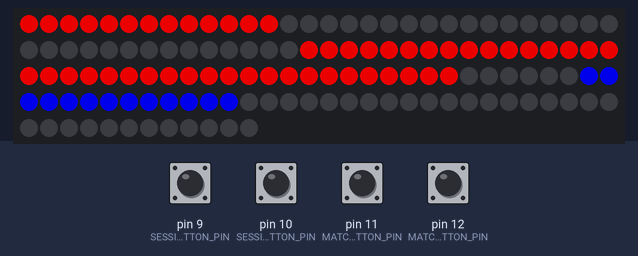
Bench run of a sketch on a simulated Arduino Uno, built with avr-gcc and run on an emulated ATmega328P. On the bench: 132 RGB LEDs in strip order, left to right, continuing on the next row. Inputs (shaded band) come from the test bench; at power-on: pin 9 (SESSION_DOWN_BUTTON_PIN), pin 10 (SESSION_BUTTON_PIN), pin 11 (MATCH_DOWN_BUTTON_PIN), pin 12 (MATCH_UP_BUTTON_PIN) HIGH. Dim RGB values are drawn brighter than linear; what the sketch prints to the serial monitor is not drawn.

Above: at 1.2 s.
1.3 s: pin 9 (SESSION_DOWN_BUTTON_PIN) pulled LOW for 1 s
At 3.0 s:
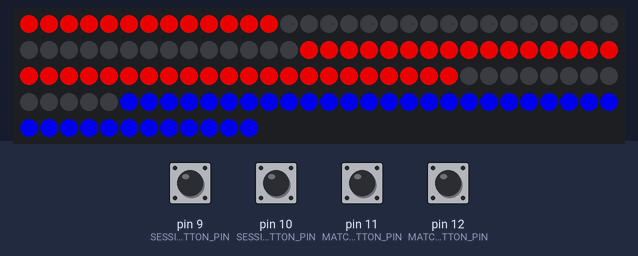
3.8 s: pin 11 (MATCH_DOWN_BUTTON_PIN) pulled LOW for 0.15 s
At 4.3 s:
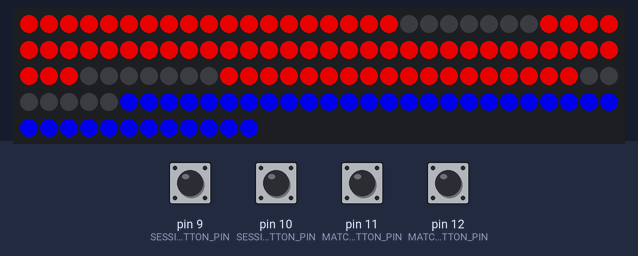
5.4 s: pin 10 (SESSION_BUTTON_PIN) pulled LOW for 0.15 s
At 6.5 s:
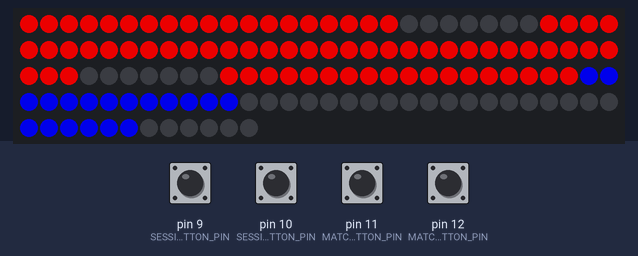
7.0 s: pin 12 (MATCH_UP_BUTTON_PIN) pulled LOW for 1 s
At 7.49 s:
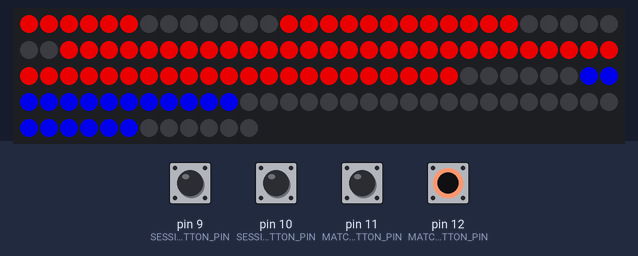
9.5 s: pin 9 (SESSION_DOWN_BUTTON_PIN) pulled LOW for 0.15 s
At 9.9 s:
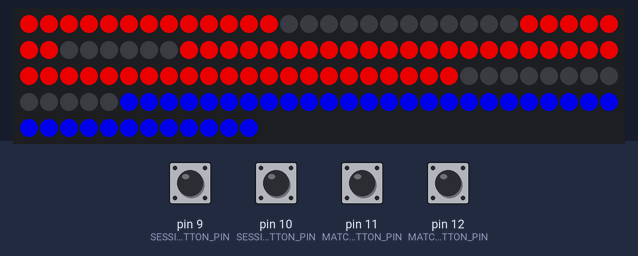
11.1 s: pin 10 (SESSION_BUTTON_PIN) pulled LOW for 1 s
At 11.92 s:
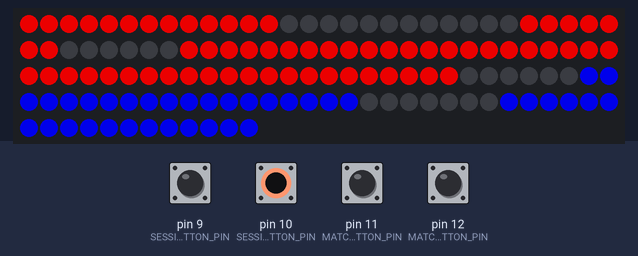
Timing chart, 0 to 14.1 s (numbered marks = the images above; inputs shaded):
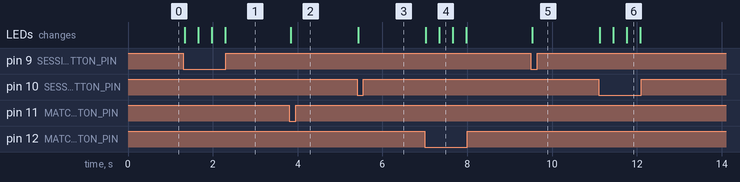

The sketch:

session-board_4button.ino
```cpp
#include <FastLED.h>
#include <math.h>       /* log */

#define NUM_LEDS 44
#define NUM_DIGITS 10
#define NUM_PLACES 3

#define DATA_PIN 6  // select the output pin for the LED data

#define SESSION_BUTTON_PIN 10
#define SESSION_DOWN_BUTTON_PIN 9
#define MATCH_UP_BUTTON_PIN 12
#define MATCH_DOWN_BUTTON_PIN 11

#define MAX_CONFIGS 6

#define SESSION_PLACE 2  // where to display the session digit
#define MATCH_TENS_PLACE 1 // where to display the match number tens digit
#define MATCH_ONES_PLACE 0 // where to display the match number ones digit

#define MAX_BRIGHTNESS 256
#define DIM_FACTOR 64 // between zero and 256

const char led_on = '1';
const char digit_configs[NUM_DIGITS][NUM_LEDS] = {
  "11111111111111111111111111111111111111000000", // 0
  "11111111111110000000000000000000000000000000", // 1
  "11111100000001111111111110000000111111111111", // 2
  "11111101111111111110000000000000111111111111", // 3
  "11111111111110000000000001111111000000111111", // 4
  "00000001111111111110000001111111111111111111", // 5
  "00000001111111111111111111111111111111111111", // 6
  "11111111111110000000000000000000111111000000", // 7
  "11111111111111111111111111111111111111111111", // 8
  "11111111111111111110000000111111111111111111"}; // 9

const CRGB session_color = CRGB::Blue;
const CRGB match_color = CRGB::Red;

int session = 1;
int match = 1;

// the following variables are unsigned longs because the time, measured in
// milliseconds, will quickly become a bigger number than can be stored in an int.
unsigned long lastDebounceTime = 0;  // the last time the output pin was toggled
unsigned long debounceDelay = 300;    // the debounce time; increase if the output flickers

CRGB leds[NUM_LEDS * NUM_PLACES];

void setup() {
  Serial.begin(9600);

  FastLED.addLeds<NEOPIXEL, DATA_PIN>(leds, NUM_LEDS * NUM_PLACES);

  pinMode(SESSION_BUTTON_PIN, INPUT_PULLUP);
  pinMode(SESSION_DOWN_BUTTON_PIN, INPUT_PULLUP);
  pinMode(MATCH_UP_BUTTON_PIN, INPUT_PULLUP);
  pinMode(MATCH_DOWN_BUTTON_PIN, INPUT_PULLUP);

  Serial.println("done setup");

}

void loop() {
  readButtons();

  if (match > 99) {
    match = 1;
  }
  if (match < 1) {
    match = 99;
  }
  if (session > 9) {
    session = 1;
  }
  if (session < 1) {
    session = 9;
  }
  showSession();
  showMatch();

  delay(10);
}

void readButtons() {


  if ((millis() - lastDebounceTime) > debounceDelay) {
    if (digitalRead(SESSION_BUTTON_PIN) == LOW) {
      session++;
      lastDebounceTime = millis();
    }
    if (digitalRead(SESSION_DOWN_BUTTON_PIN) == LOW) {
      session--;
      lastDebounceTime = millis();
    }
    if (digitalRead(MATCH_UP_BUTTON_PIN) == LOW) {
      match++;
      lastDebounceTime = millis();
    }
    if (digitalRead(MATCH_DOWN_BUTTON_PIN) == LOW) {
      match--;
      lastDebounceTime = millis();
    }
  }
}

void showSession() {
  showDigit(SESSION_PLACE, session, session_color);
}

void showMatch() {
  int tens = (int) match/10;
  int ones = (int) match % 10;

  showDigit(MATCH_TENS_PLACE, tens, match_color);
  showDigit(MATCH_ONES_PLACE, ones, match_color);
}

void showDigit(int place, int digit, CRGB color) {
  for(int dot = 0; dot < NUM_LEDS; dot++) {
    if(digit_configs[digit][dot] == led_on) {
      leds[dot + (place * NUM_LEDS)] = color;
      leds[dot + (place * NUM_LEDS)].fadeLightBy(DIM_FACTOR);
    } else {
      leds[dot + (place * NUM_LEDS)] = CRGB::Black;
    }
  }
  FastLED.show();
}
```

Measured:
- after the input at 1.3 s, the LEDs: first change at once (image 1 shows a later state)
- after the input at 3.8 s, the LEDs: change at once (image 2)
- after the input at 5.4 s, the LEDs: change at once (image 3)
- after the input at 7.0 s, the LEDs: first change at once (image 4 shows a later state)
- after the input at 9.5 s, the LEDs: change at once (image 5)
- after the input at 11.1 s, the LEDs: first change at once (image 6 shows a later state)
